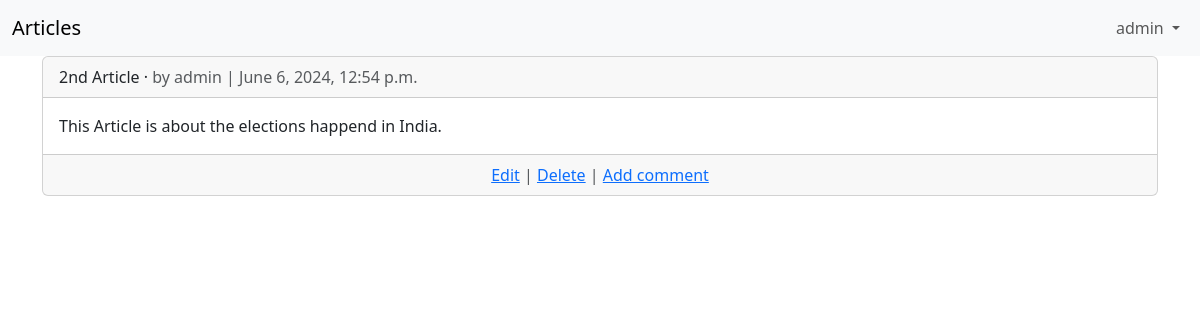
/articles/4/ (signed in), run on the app's committed database.
### users/models.py (models this page shows)
class CustomUser(AbstractUser):
    email = models.EmailField(null=False)
    age = models.PositiveIntegerField(null=True)

### articles/models.py (models this page shows, shortened)
class Article(models.Model):
    title = models.CharField(max_length=255)
    body = models.TextField()
    date = models.DateTimeField(auto_now_add=True)
    author = models.ForeignKey(
        get_user_model(),
        on_delete= models.CASCADE,
    )

### articles/views.py (the view)
# urls.py: path('<int:pk>/', ArticleDetailView.as_view(),name='article_detail'),
class ArticleDetailView(LoginRequiredMixin,DetailView):
    model = Article
    template_name ='article_detail.html'
    success_url = reverse_lazy('article_list')
    login_url = 'login'

### templates/article_detail.html
{% extends 'base.html' %}
{% block content %}
<div class="card">
<div class="card-header">
<span class="font-weight-bold">{{ object.title }}</span> &middot;
<span class="text-muted">by {{ object.author }} |
{{ object.date }}</span>
</div>
<div class="card-body">
{{ object.body }}
</div>
<div class="card-footer text-center text-muted">
    <a href="{% url 'article_edit' article.pk %}">Edit</a> | <a href="{% url 'article_delete' article.pk %}">Delete</a> |
    <a href = "{% url 'article_comment' article.pk %}">Add comment</a>
    </div>
{%endblock%}

### templates/base.html (shortened to what this page needs)
<html>
    <head>
        <link href="https://cdn.jsdelivr.net/npm/bootstrap@5.3.3/dist/css/bootstrap.min.css" rel="stylesheet">
    </head>
    <body>
        <nav class="navbar navbar-expand-lg navbar-light bg-light">
            <div class="container-fluid">
                <a class="navbar-brand" href="#">Articles</a>
                <div class="collapse navbar-collapse" id="navbarSupportedContent">
                    {% if user.is_authenticated %}
                    <ul class="navbar-nav ms-auto mb-2 mb-lg-0">
                        <li class="nav-item dropdown">
                            <a class="nav-link dropdown-toggle" href="#" role="button" data-bs-toggle="dropdown" aria-expanded="false">
                                {{ user.username }}
                            </a>
                        </li>
                    </ul>
                    {% endif %}
                </div>
            </div>
        </nav>
           <div class="container">
            {% block content %}
            {% endblock content %}
            </div>
    </body>
</html>

### data on the page
CustomUser: username "admin"
Article: title "2nd Article", author "admin", date "June 6, 2024, 12:54 p.m.", body "This Article is about the elections happend in India."
